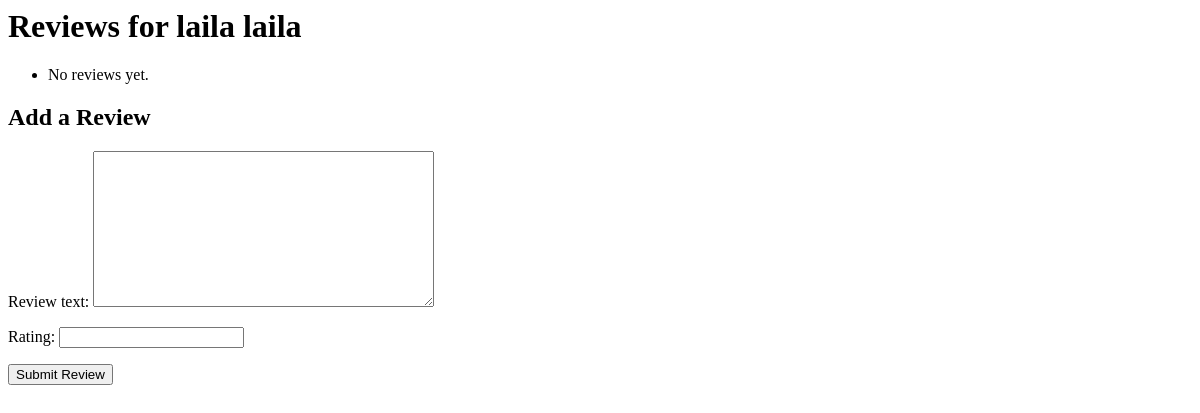
/restaurant/restaurant/1/reviews/, run on an earlier commit of the app's database.
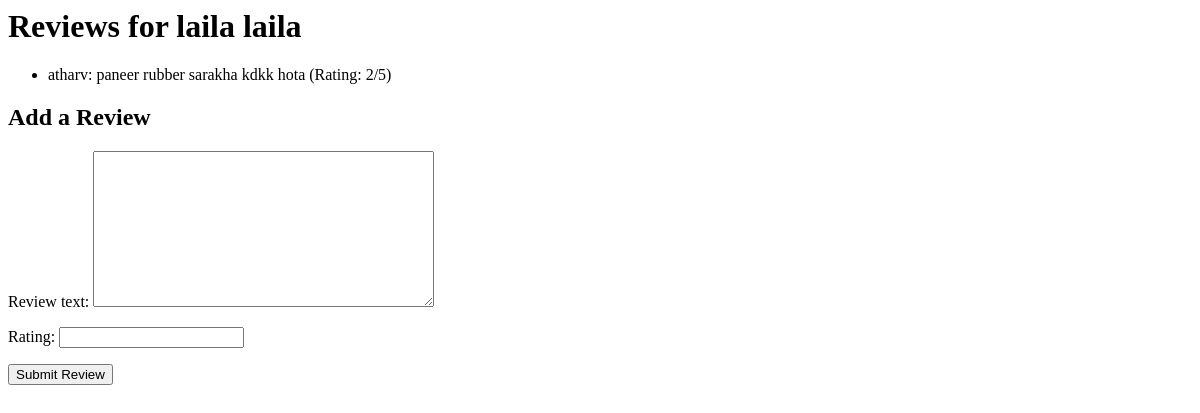
And on a later commit of the database.
### restaurant/models.py (models this page shows, shortened)
class RestaurantReview(models.Model):
    restaurant = models.ForeignKey(Restaurant, on_delete=models.CASCADE, related_name="reviews")
    customer = models.ForeignKey(settings.AUTH_USER_MODEL, on_delete=models.CASCADE)  # Use settings.AUTH_USER_MODEL
    review_text = models.TextField()
    rating = models.IntegerField()  # Rating out of 5
    created_at = models.DateTimeField(auto_now_add=True)

### users/models.py (models this page shows)
class CustomUser(AbstractUser):
    ROLE_CHOICES = [
        ('admin', 'Admin'),
        ('customer', 'Customer'),
        ('restaurant_owner', 'Restaurant Owner'),
        ('grocery_owner', 'Grocery Store Owner'),
    ]
    role = models.CharField(max_length=20, choices=ROLE_CHOICES)
    gold_member = models.BooleanField(default=False)
    profile_picture = models.ImageField(upload_to='profile_pics/', blank=True, null=True)
    phone = models.CharField(max_length=15, blank=True, null=True)
    address = models.TextField(blank=True, null=True)

### restaurant/views.py (the view)
# urls.py: path('restaurant/<int:restaurant_id>/reviews/', views.restaurant_reviews, name='restaurant_reviews'),
def restaurant_reviews(request, restaurant_id):
    restaurant = get_object_or_404(Restaurant, id=restaurant_id)
    reviews = RestaurantReview.objects.filter(restaurant=restaurant)
    if request.method == 'POST':
        form = RestaurantReviewForm(request.POST)
        if form.is_valid():
            review = form.save(commit=False)
            review.customer = request.user  # Assign the logged-in user
            review.restaurant = restaurant  # Link review to the restaurant
            review.save()
            return redirect('restaurant_reviews', restaurant_id=restaurant.id)  # Refresh the page after submission
    else:
        form = RestaurantReviewForm()
    context = {
        'restaurant': restaurant,
        'reviews': reviews,
        'form': form  # Include the form in the context
    }
    return render(request, 'restaurant/restaurant_reviews.html', context)

### restaurant/forms.py
class RestaurantReviewForm(forms.ModelForm):
    class Meta:
        model = RestaurantReview
        fields = ['review_text', 'rating']

### restaurant/templates/restaurant/restaurant_reviews.html (shortened to what this page needs)
<h1>Reviews for {{ restaurant.name }}</h1>
<ul>
    {% for review in reviews %}
        <li>{{ review.customer.username }}: {{ review.review_text }} (Rating: {{ review.rating }}/5)</li>
    {% empty %}
        <li>No reviews yet.</li>
    {% endfor %}
</ul>
<h2>Add a Review</h2>
<form method="POST">
    {{ form.as_p }}
    <button type="submit">Submit Review</button>
</form>

What changed in the data, as far as the page shows it:
added RestaurantReview: customer.username "atharv", review_text "paneer rubber sarakha kdkk hota", rating "2"
Also different on the page:
text no longer shown: "No reviews yet."
